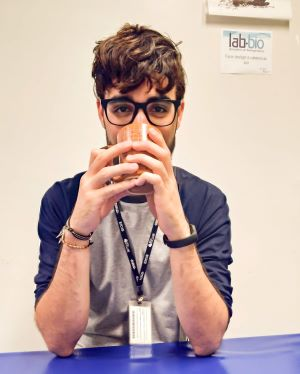
#> input picture OpenCV/Imagens/klysman.jpg, 300 x 374 px, found by its file name
$ jupyter execute --allow-errors Carregando,_Exibindo_e_Salvando_Imagens.ipynb
#> lines starting #> are read from the running program, lines starting #| are printed output that depends on the picture
[cell 1]
import cv2
import numpy as np
from google.colab.patches import cv2_imshow

##Carregando uma imagem e exibindo usando cv2_imshow
Separando os canais de cores utilizando a função split

[cell 2]
img = cv2.imread("klysman.jpg")
#> img is the input picture: shape (374, 300, 3); mean B, G, R 169.5, 174.1, 195.1


b,g,r = cv2.split(img)
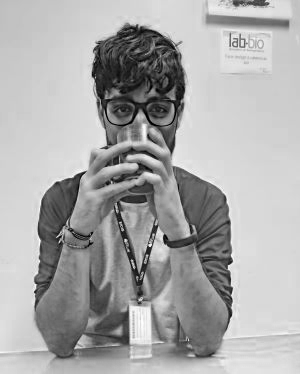
#> b: shape (374, 300); min 0, max 255, mean 169.5
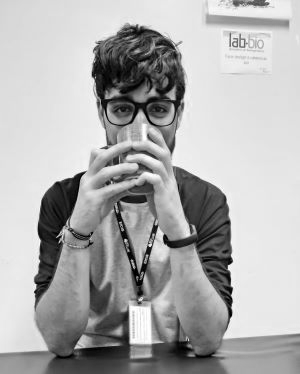
#> g: shape (374, 300); min 0, max 255, mean 174.1
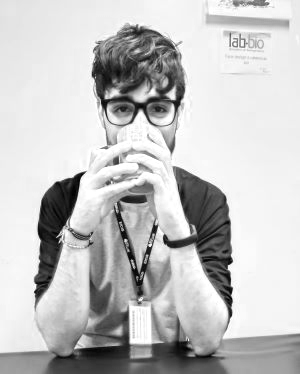
#> r: shape (374, 300); min 0, max 255, mean 195.1
img_BRG = cv2.merge((b,g,r))

cv2_imshow(img_BRG)

mzero=np.zeros(b.shape,np.uint8)
img_B = cv2.merge((b,mzero,mzero))
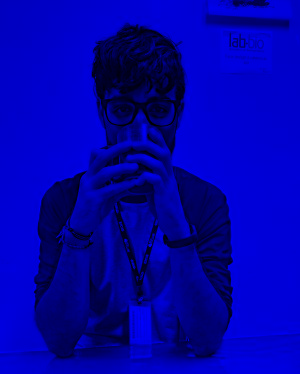
#> img_B: shape (374, 300, 3); mean of channels 0, 1, 2 169.5, 0, 0; drawn as B, G, R
cv2_imshow(img_B)
print (img_B.shape)
#| (374, 300, 3)

img_G = cv2.merge((mzero,g,mzero))
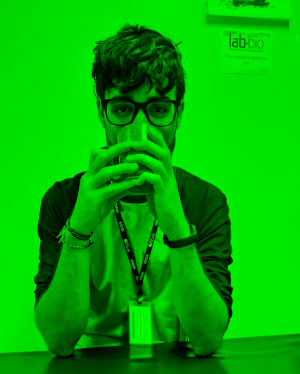
#> img_G: shape (374, 300, 3); mean of channels 0, 1, 2 0, 174.1, 0; drawn as B, G, R
cv2_imshow(img_G)
print(img_G.shape)
#| (374, 300, 3)

img_R = cv2.merge((mzero,mzero,r))
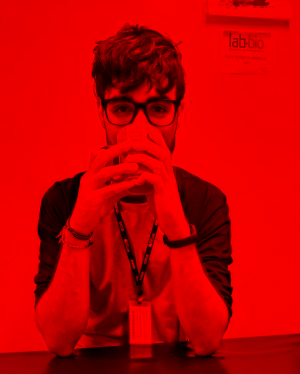
#> img_R: shape (374, 300, 3); mean of channels 0, 1, 2 0, 0, 195.1; drawn as B, G, R
cv2_imshow(img_R)

img_RG = cv2.merge((mzero,g,r))
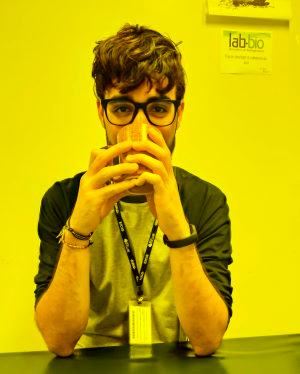
#> img_RG: shape (374, 300, 3); mean of channels 0, 1, 2 0, 174.1, 195.1; drawn as B, G, R
cv2_imshow(img_RG)

Exibindo uma imagem no google colab

##Salvando a imagem

#> (a cell that did not finish here is left out)

##Utilizando matplotlib como interface gráfica no OpenCV

[cell 4]
#Função para upload de arquivos no google colab

from google.colab import files

uploaded = files.upload()
#> the answer given: klysman.jpg

for fn in uploaded.keys():
  print('User uploaded file "{name}" with length {length} bytes'.format(
      name=fn, length=len(uploaded[fn])))

[cell 5]
print(type(uploaded))
img = cv2.imread("klysman.jpg")

[cell 6]
from matplotlib import pyplot as plt
img = cv2.cvtColor(img, cv2.COLOR_BGR2RGB)
plt.imshow(img)
